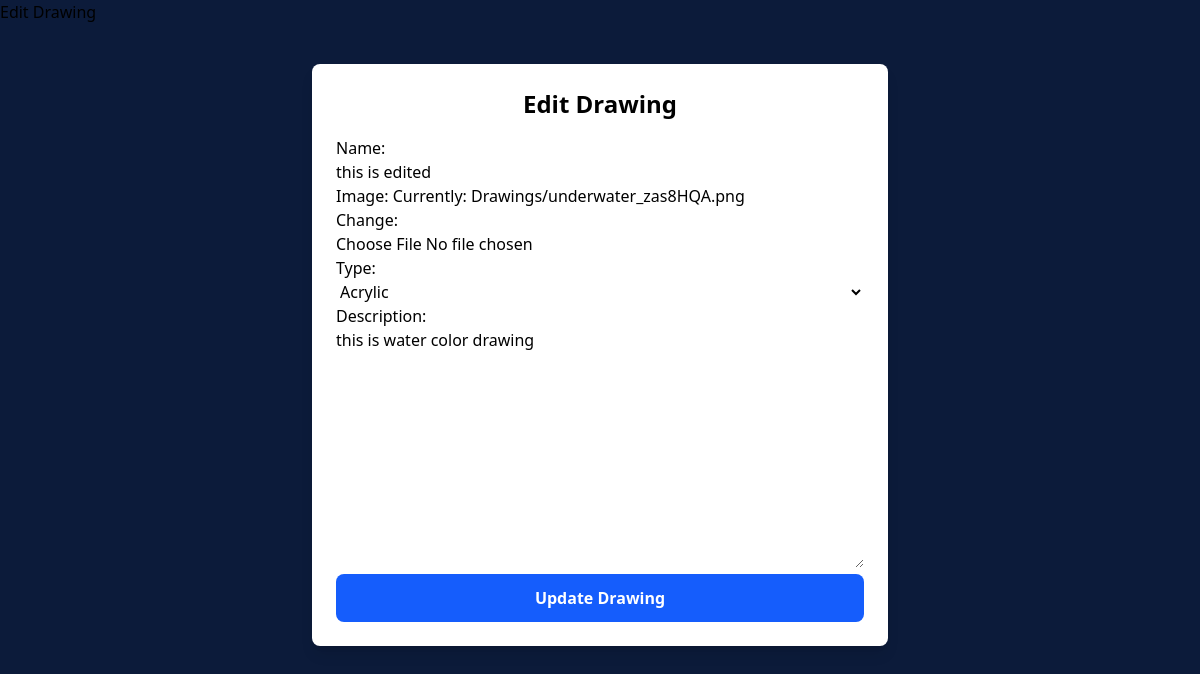
/Drawings/21/edit/, run on the app's committed database.
### Drawings/models.py (models this page shows, shortened)
class AllDrawing(models.Model):
    DRAWING_TYLE_CHOICES = [
        ('Pencil', 'Pencil'),
        ('Charcoal', 'Charcoal'),
        ('Watercolor', 'Watercolor'),
        ('Oil', 'Oil'),
        ('Acrylic', 'Acrylic'),
        ('Digital', 'Digital'),
        ('Mixed Media', 'Mixed Media'),
        ('Soft-Pastels', 'Soft-Pastels'),
    ]
    name = models.CharField(max_length=100)
    image = models.ImageField(upload_to='Drawings/')
    date_added = models.DateTimeField(default=timezone.now)
    type = models.CharField(max_length=50, choices=DRAWING_TYLE_CHOICES)
    description = models.TextField(default='')

### Drawings/views.py (the view)
# urls.py: path('<int:drawing_id>/edit/', views.edit_drawing, name='edit_drawing'),
def edit_drawing(request, drawing_id):
    drawing = get_object_or_404(AllDrawing, pk=drawing_id)
    if request.method == 'POST':
        form = AllDrawingForm(request.POST, request.FILES, instance=drawing)
        if form.is_valid():
            form.save()
            return redirect('all_drawings')
    else:
        form = AllDrawingForm(instance=drawing)
    return render(request, 'Drawings/edit_drawing.html', {'form': form, 'drawing': drawing})

### Drawings/forms.py
class AllDrawingForm(forms.ModelForm):
    class Meta:
        model = AllDrawing
        fields = ['name', 'image', 'type', 'description']
        widgets = {
            'name': forms.TextInput(attrs={'class': 'form-input w-full'}),
            'image': forms.ClearableFileInput(attrs={'class': 'form-input w-full'}),
            'type': forms.Select(attrs={'class': 'form-select w-full'}),
            'description': forms.Textarea(attrs={'class': 'form-textarea w-full'}),
        }

### Drawings/templates/drawings/edit_drawing.html (shortened to what this page needs)
{% extends 'layout.html' %}
{% block content %}
<div class="max-w-xl mx-auto mt-10 p-6 bg-white shadow-lg rounded-lg">
  <h2 class="text-2xl font-bold mb-4 text-center">Edit Drawing</h2>
  <form method="POST" enctype="multipart/form-data" class="space-y-4">
    {{ form.as_p }}
    <button type="submit"
            class="w-full bg-blue-600 hover:bg-blue-700 text-white font-semibold py-2 px-4 rounded-lg">
      Update Drawing
    </button>
  </form>
</div>
{% endblock %}

### data on the page
AllDrawing: name "this is edited", type "Acrylic", description "this is water color drawing"
